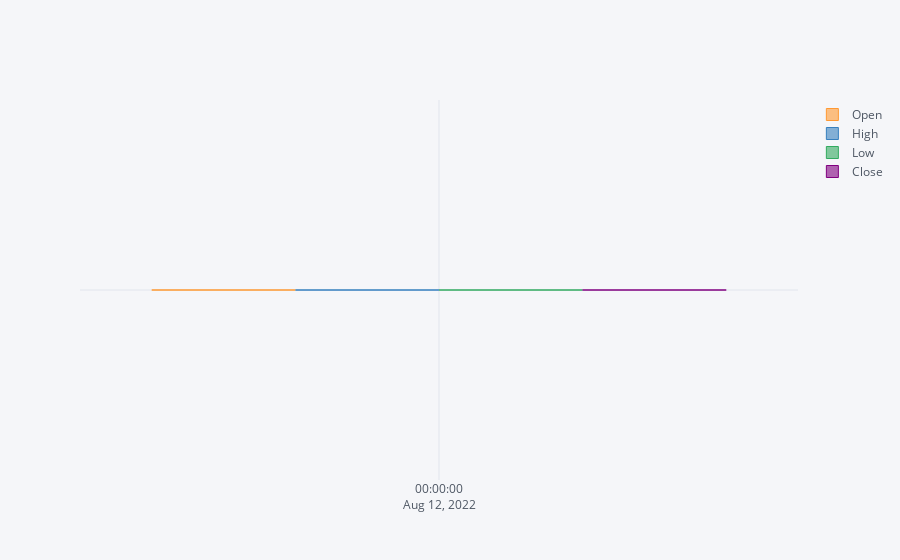

Notebook cell for this chart:
### Code cell
import matplotlib.pyplot as plt
import seaborn as sns
sns.set_style('whitegrid')
%matplotlib inline

# Optional Plotly Method Imports
import plotly
import cufflinks as cf
cf.go_offline()
returns[['Open', 'High', 'Low', 'Close']].iplot(kind='bar')

### Figure 1 — Plotly figure (JSON) as saved in the notebook; plotly's stock layout.template omitted (floating-point values rounded to 4 significant figures)
{"data": [{"marker": {"color": "rgba(255, 153, 51, 0.6)", "line": {"color": "rgba(255, 153, 51, 1.0)", "width": 1}}, "name": "Open", "orientation": "v", "text": "", "type": "bar", "x": ["2022-08-12"], "y": [""]}, {"marker": {"color": "rgba(55, 128, 191, 0.6)", "line": {"color": "rgba(55, 128, 191, 1.0)", "width": 1}}, "name": "High", "orientation": "v", "text": "", "type": "bar", "x": ["2022-08-12"], "y": [""]}, {"marker": {"color": "rgba(50, 171, 96, 0.6)", "line": {"color": "rgba(50, 171, 96, 1.0)", "width": 1}}, "name": "Low", "orientation": "v", "text": "", "type": "bar", "x": ["2022-08-12"], "y": [""]}, {"marker": {"color": "rgba(128, 0, 128, 0.6)", "line": {"color": "rgba(128, 0, 128, 1.0)", "width": 1}}, "name": "Close", "orientation": "v", "text": "", "type": "bar", "x": ["2022-08-12"], "y": [""]}], "layout": {"legend": {"bgcolor": "#F5F6F9", "font": {"color": "#4D5663"}}, "paper_bgcolor": "#F5F6F9", "plot_bgcolor": "#F5F6F9", "title": {"font": {"color": "#4D5663"}}, "xaxis": {"gridcolor": "#E1E5ED", "showgrid": true, "tickfont": {"color": "#4D5663"}, "title": {"font": {"color": "#4D5663"}, "text": ""}, "zerolinecolor": "#E1E5ED"}, "yaxis": {"gridcolor": "#E1E5ED", "showgrid": true, "tickfont": {"color": "#4D5663"}, "title": {"font": {"color": "#4D5663"}, "text": ""}, "zerolinecolor": "#E1E5ED"}}}
